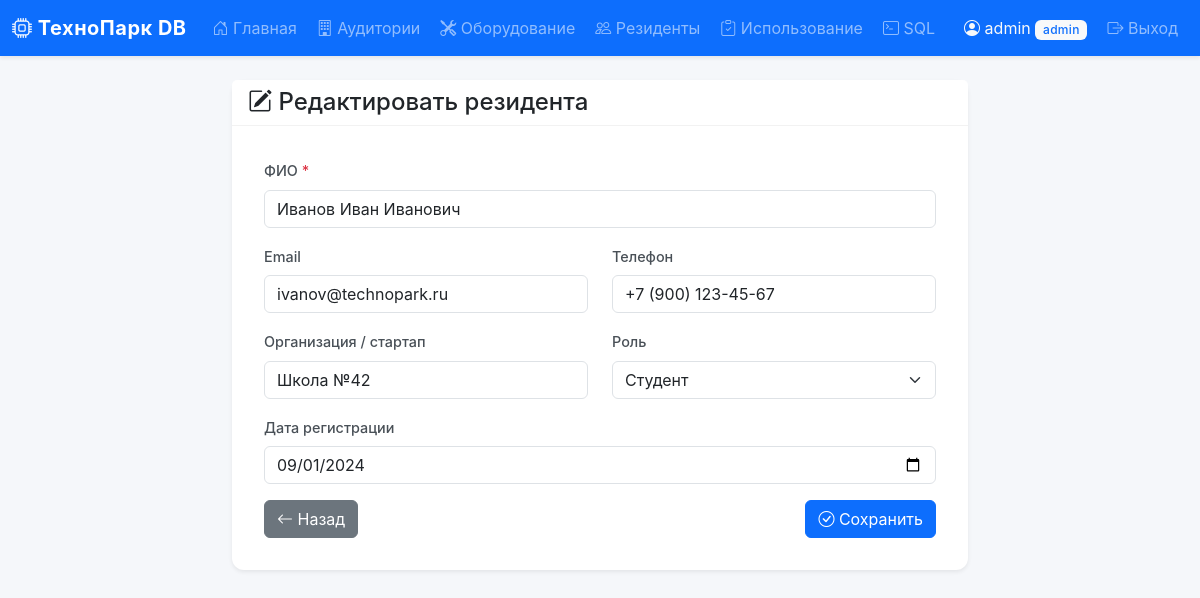
The app's page /residents/edit/1 (signed in) with its own data.
### tables this page shows
CREATE TABLE users (
    id INTEGER PRIMARY KEY AUTOINCREMENT,
    username VARCHAR(50) UNIQUE NOT NULL,
    password_hash VARCHAR(255) NOT NULL,
    role TEXT DEFAULT 'operator' CHECK(role IN ('admin', 'operator')),
    created_at DATETIME DEFAULT CURRENT_TIMESTAMP
);

CREATE TABLE residents (
    id INTEGER PRIMARY KEY AUTOINCREMENT,
    full_name VARCHAR(200) NOT NULL,
    email VARCHAR(100) UNIQUE,
    phone VARCHAR(20),
    organization VARCHAR(150),
    role TEXT DEFAULT 'student' CHECK(role IN ('student', 'researcher', 'engineer', 'manager')),
    registration_date DATE DEFAULT (DATE('now')),
    registered_by INTEGER,  -- Кто зарегистрировал резидента
    FOREIGN KEY (registered_by) REFERENCES users(id) ON DELETE SET NULL
);

### routes/residents.py (the view, shortened to what this page needs)
@residents_bp.route('/edit/<int:id>', methods=['GET', 'POST'])
@login_required
def edit_resident(id):
    res = execute_query("SELECT * FROM residents WHERE id = ?", (id,))
    if not res:
        flash('Резидент не найден', 'warning')
        return redirect(url_for('residents.list_residents'))
    res = res[0]
    return render_template('residents/form.html', resident=res, action='edit')

### database/db.py (called while the page is built)
def get_db():
    if 'db' not in g:
        g.db = sqlite3.connect(current_app.config['DATABASE_PATH'])
        g.db.row_factory = sqlite3.Row
        g.db.execute("PRAGMA foreign_keys = ON")
    return g.db

def execute_query(query, params=None, fetch=True):
    db = get_db()
    cursor = db.execute(query, params or ())
    if fetch:
        return [dict(row) for row in cursor.fetchall()]
    return None

### templates/residents/form.html (shortened to what this page needs)
{% extends "base.html" %}
{% block content %}
<div class="row justify-content-center">
    <div class="col-md-8">
        <div class="card border-0 shadow-sm">
            <div class="card-header bg-white">
                <h4 class="mb-0">
                    <i class="bi bi-{{ 'pencil-square' if action == 'edit' else 'person-plus' }}"></i>
                    {{ 'Редактировать' if action == 'edit' else 'Добавить' }} резидента
                </h4>
            </div>
            <div class="card-body">
                <form method="POST">
                    <div class="mb-3">
                        <label for="full_name" class="form-label">
                            ФИО <span class="text-danger">*</span>
                        </label>
                        <input type="text" class="form-control" id="full_name" name="full_name"
                               value="{{ resident.full_name if resident else '' }}" required>
                    </div>
                    <div class="row">
                        <div class="col-md-6 mb-3">
                            <label for="email" class="form-label">Email</label>
                            <input type="email" class="form-control" id="email" name="email"
                                   value="{{ resident.email if resident else '' }}">
                        </div>
                        <div class="col-md-6 mb-3">
                            <label for="phone" class="form-label">Телефон</label>
                            <input type="text" class="form-control" id="phone" name="phone"
                                   value="{{ resident.phone if resident else '' }}"
                                   placeholder="+7 (___) ___-__-__">
                        </div>
                    </div>
                    <div class="row">
                        <div class="col-md-6 mb-3">
                            <label for="organization" class="form-label">Организация / стартап</label>
                            <input type="text" class="form-control" id="organization" name="organization"
                                   value="{{ resident.organization if resident else '' }}">
                        </div>
                        <div class="col-md-6 mb-3">
                            <label for="role" class="form-label">Роль</label>
                            <select class="form-select" id="role" name="role">
                                {% set current_role = resident.role if resident else 'student' %}
                                <option value="student" {% if current_role == 'student' %}selected{% endif %}>Студент</option>
                            </select>
                        </div>
                    </div>
                    <div class="mb-3">
                        <label for="registration_date" class="form-label">Дата регистрации</label>
                        <input type="date" class="form-control" id="registration_date" name="registration_date"
                               value="{{ resident.registration_date if resident and resident.registration_date else '' }}">
                    </div>
                    <div class="d-flex justify-content-between">
                        <a href="{{ url_for('residents.list_residents') }}" class="btn btn-secondary">
                            <i class="bi bi-arrow-left"></i> Назад
                        </a>
                        <button type="submit" class="btn btn-primary">
                            <i class="bi bi-check-circle"></i> Сохранить
                        </button>
                    </div>
                </form>
            </div>
        </div>
    </div>
</div>
{% endblock %}

### templates/base.html (shortened to what this page needs)
<!DOCTYPE html>
<html lang="ru">
<head>
    <link href="https://cdn.jsdelivr.net/npm/bootstrap@5.3.2/dist/css/bootstrap.min.css" rel="stylesheet">
    <link href="https://cdn.jsdelivr.net/npm/bootstrap-icons@1.11.1/font/bootstrap-icons.css" rel="stylesheet">
    <link href="{{ url_for('static', filename='css/style.css') }}" rel="stylesheet">
</head>
<body>
<nav class="navbar navbar-expand-lg navbar-dark bg-primary shadow-sm">
    <div class="container-fluid">
        <a class="navbar-brand fw-bold" href="{{ url_for('dashboard.index') }}">
            <i class="bi bi-cpu"></i> ТехноПарк DB
        </a>
        <div class="collapse navbar-collapse" id="mainNavbar">
            <ul class="navbar-nav me-auto">
                <li class="nav-item">
                    <a class="nav-link" href="{{ url_for('dashboard.index') }}">
                        <i class="bi bi-house-door"></i> Главная
                    </a>
                </li>
                <li class="nav-item">
                    <a class="nav-link" href="{{ url_for('laboratories.list_laboratories') }}">
                        <i class="bi bi-building"></i> Аудитории
                    </a>
                </li>
                <li class="nav-item">
                    <a class="nav-link" href="{{ url_for('equipment.list_equipment') }}">
                        <i class="bi bi-tools"></i> Оборудование
                    </a>
                </li>
                <li class="nav-item">
                    <a class="nav-link" href="{{ url_for('residents.list_residents') }}">
                        <i class="bi bi-people"></i> Резиденты
                    </a>
                </li>
                <li class="nav-item">
                    <a class="nav-link" href="{{ url_for('usage.list_usage') }}">
                        <i class="bi bi-clipboard-check"></i> Использование
                    </a>
                </li>
                <li class="nav-item">
                    <a class="nav-link" href="{{ url_for('sql_console.console') }}">
                        <i class="bi bi-terminal"></i> SQL
                    </a>
                </li>
            </ul>
            <ul class="navbar-nav">
                {% if current_user.is_authenticated %}
                    <li class="nav-item">
                        <span class="nav-link text-light">
                            <i class="bi bi-person-circle"></i>
                            {{ current_user.username }}
                            <span class="badge bg-light text-primary">{{ current_user.role }}</span>
                        </span>
                    </li>
                    <li class="nav-item">
                        <a class="nav-link" href="{{ url_for('auth.logout') }}">
                            <i class="bi bi-box-arrow-right"></i> Выход
                        </a>
                    </li>
                {% endif %}
            </ul>
        </div>
    </div>
</nav>
<main class="container py-4">
    {% block content %}{% endblock %}
</main>
</body>
</html>

### static/css/style.css (style rules this page uses)
body { background-color: #f5f7fa; font-family: -apple-system, BlinkMacSystemFont, "Segoe UI", Roboto, "Helvetica Neue", Arial, sans-serif; min-height: 100vh; display: flex; flex-direction: column; }
main.container { flex: 1; }
.navbar-brand { letter-spacing: 0.5px; }
.navbar .nav-link { transition: background-color 0.2s ease; border-radius: 0.375rem; margin: 0 2px; }
.card { border-radius: 0.75rem; transition: box-shadow 0.2s ease; }
.card-header { border-bottom: 1px solid rgba(0, 0, 0, 0.05); }
.badge { font-weight: 500; letter-spacing: 0.3px; padding: 0.35em 0.65em; }
.form-label { font-weight: 500; font-size: 0.9rem; color: #495057; }
.card.shadow-sm .card-body { padding: 2rem; }

### records on screen
users: username "admin", role "admin"
residents: full_name "Иванов Иван Иванович", email "ivanov@technopark.ru", phone "+7 (900) 123-45-67", organization "Школа №42", role "Студент", registration_date "09/01/2024"

### other values on screen
{{ 'Редактировать' if action == 'edit' else 'Добавить' }} "Редактировать"
